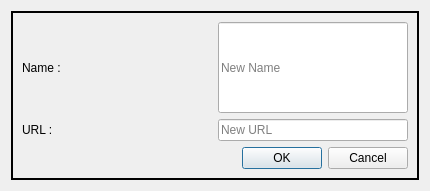
<?xml version="1.0" encoding="UTF-8"?>
<ui version="4.0">
 <class>ShowServiceWidget</class>
 <widget class="QWidget" name="ShowServiceWidget">
  <property name="geometry">
   <rect>
    <x>0</x>
    <y>0</y>
    <width>430</width>
    <height>191</height>
   </rect>
  </property>
  <property name="sizePolicy">
   <sizepolicy hsizetype="Expanding" vsizetype="Expanding">
    <horstretch>0</horstretch>
    <verstretch>0</verstretch>
   </sizepolicy>
  </property>
  <property name="styleSheet">
   <string notr="true"/>
  </property>
  <layout class="QVBoxLayout" name="vb_show_input_widget">
   <item>
    <widget class="QStackedWidget" name="stackedWidget">
     <property name="sizePolicy">
      <sizepolicy hsizetype="Expanding" vsizetype="Expanding">
       <horstretch>0</horstretch>
       <verstretch>0</verstretch>
      </sizepolicy>
     </property>
     <property name="styleSheet">
      <string notr="true">#stackedWidget {border: 2px solid black;}</string>
     </property>
     <property name="currentIndex">
      <number>1</number>
     </property>
     <widget class="QWidget" name="View">
      <layout class="QVBoxLayout" name="verticalLayout">
       <item>
        <widget class="QLabel" name="service_name">
         <property name="text">
          <string>&lt;service name&gt;</string>
         </property>
         <property name="alignment">
          <set>Qt::AlignCenter</set>
         </property>
        </widget>
       </item>
       <item>
        <layout class="QHBoxLayout" name="hb_url">
         <item>
          <widget class="QLabel" name="service_url">
           <property name="text">
            <string>&lt;service url&gt;</string>
           </property>
           <property name="alignment">
            <set>Qt::AlignCenter</set>
           </property>
          </widget>
         </item>
         <item>
          <widget class="QPushButton" name="copy_url_btn">
           <property name="enabled">
            <bool>true</bool>
           </property>
           <property name="sizePolicy">
            <sizepolicy hsizetype="Maximum" vsizetype="Maximum">
             <horstretch>0</horstretch>
             <verstretch>0</verstretch>
            </sizepolicy>
           </property>
           <property name="minimumSize">
            <size>
             <width>35</width>
             <height>35</height>
            </size>
           </property>
           <property name="cursor">
            <cursorShape>PointingHandCursor</cursorShape>
           </property>
           <property name="toolTip">
            <string>&lt;html&gt;&lt;head/&gt;&lt;body&gt;&lt;p&gt;Copy to clipboard URL&lt;/p&gt;&lt;/body&gt;&lt;/html&gt;</string>
           </property>
           <property name="whatsThis">
            <string>Copy to clipboard</string>
           </property>
           <property name="text">
            <string/>
           </property>
           <property name="icon">
            <iconset theme="edit-copy">
             <normaloff>.</normaloff>.</iconset>
           </property>
           <property name="checkable">
            <bool>false</bool>
           </property>
           <property name="checked">
            <bool>false</bool>
           </property>
           <property name="autoExclusive">
            <bool>false</bool>
           </property>
           <property name="autoDefault">
            <bool>false</bool>
           </property>
           <property name="default">
            <bool>false</bool>
           </property>
           <property name="flat">
            <bool>false</bool>
           </property>
          </widget>
         </item>
        </layout>
       </item>
       <item>
        <layout class="QHBoxLayout" name="hb_edit">
         <item>
          <widget class="QPushButton" name="update_btn">
           <property name="cursor">
            <cursorShape>PointingHandCursor</cursorShape>
           </property>
           <property name="text">
            <string>Update</string>
           </property>
           <property name="icon">
            <iconset theme="view-refresh">
             <normaloff>.</normaloff>.</iconset>
           </property>
          </widget>
         </item>
         <item>
          <widget class="QPushButton" name="details_btn">
           <property name="cursor">
            <cursorShape>PointingHandCursor</cursorShape>
           </property>
           <property name="text">
            <string>Details</string>
           </property>
           <property name="icon">
            <iconset>
             <normaloff>../../../data/custom_icons/view_details_icon.png</normaloff>../../../data/custom_icons/view_details_icon.png</iconset>
           </property>
          </widget>
         </item>
         <item>
          <widget class="QPushButton" name="delete_btn">
           <property name="cursor">
            <cursorShape>PointingHandCursor</cursorShape>
           </property>
           <property name="text">
            <string>Delete</string>
           </property>
           <property name="icon">
            <iconset theme="edit-clear">
             <normaloff>.</normaloff>.</iconset>
           </property>
          </widget>
         </item>
        </layout>
       </item>
      </layout>
     </widget>
     <widget class="QWidget" name="Edit">
      <layout class="QVBoxLayout" name="verticalLayout_2">
       <item>
        <layout class="QHBoxLayout" name="hb_new_name">
         <item>
          <widget class="QLabel" name="new_name_label">
           <property name="sizePolicy">
            <sizepolicy hsizetype="Expanding" vsizetype="Preferred">
             <horstretch>0</horstretch>
             <verstretch>0</verstretch>
            </sizepolicy>
           </property>
           <property name="text">
            <string>Name :</string>
           </property>
          </widget>
         </item>
         <item>
          <widget class="QLineEdit" name="new_name_tf">
           <property name="sizePolicy">
            <sizepolicy hsizetype="Expanding" vsizetype="Preferred">
             <horstretch>0</horstretch>
             <verstretch>0</verstretch>
            </sizepolicy>
           </property>
           <property name="readOnly">
            <bool>false</bool>
           </property>
           <property name="placeholderText">
            <string>New Name</string>
           </property>
           <property name="clearButtonEnabled">
            <bool>false</bool>
           </property>
          </widget>
         </item>
        </layout>
       </item>
       <item>
        <layout class="QHBoxLayout" name="hb_new_url">
         <item>
          <widget class="QLabel" name="new_url_label">
           <property name="sizePolicy">
            <sizepolicy hsizetype="Expanding" vsizetype="Preferred">
             <horstretch>0</horstretch>
             <verstretch>0</verstretch>
            </sizepolicy>
           </property>
           <property name="text">
            <string>URL :</string>
           </property>
          </widget>
         </item>
         <item>
          <widget class="QLineEdit" name="new_url_tf">
           <property name="inputMask">
            <string/>
           </property>
           <property name="placeholderText">
            <string>New URL</string>
           </property>
          </widget>
         </item>
        </layout>
       </item>
       <item>
        <widget class="QDialogButtonBox" name="edit">
         <property name="standardButtons">
          <set>QDialogButtonBox::Cancel|QDialogButtonBox::Ok</set>
         </property>
        </widget>
       </item>
      </layout>
     </widget>
    </widget>
   </item>
  </layout>
 </widget>
 <resources/>
 <connections/>
</ui>
